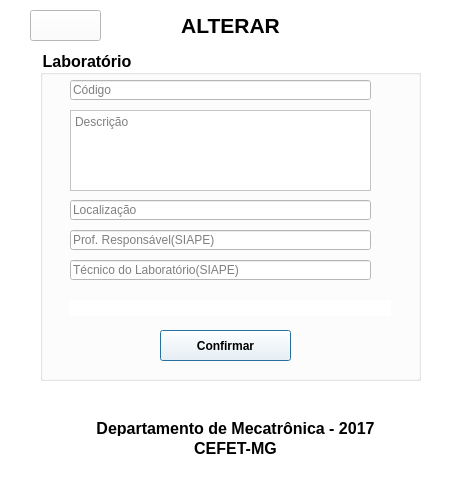
<?xml version="1.0" encoding="UTF-8"?>
<ui version="4.0">
 <class>AlterarLab</class>
 <widget class="QDialog" name="AlterarLab">
  <property name="geometry">
   <rect>
    <x>0</x>
    <y>0</y>
    <width>470</width>
    <height>493</height>
   </rect>
  </property>
  <property name="windowTitle">
   <string>Dialog</string>
  </property>
  <property name="styleSheet">
   <string notr="true">background-color: rgb(255, 255, 255);</string>
  </property>
  <widget class="QGroupBox" name="groupBox">
   <property name="geometry">
    <rect>
     <x>40</x>
     <y>50</y>
     <width>381</width>
     <height>331</height>
    </rect>
   </property>
   <property name="font">
    <font>
     <pointsize>12</pointsize>
     <weight>75</weight>
     <bold>true</bold>
    </font>
   </property>
   <property name="title">
    <string>Laboratório</string>
   </property>
   <widget class="QLineEdit" name="setCodigo">
    <property name="geometry">
     <rect>
      <x>30</x>
      <y>30</y>
      <width>301</width>
      <height>20</height>
     </rect>
    </property>
    <property name="placeholderText">
     <string>Código</string>
    </property>
   </widget>
   <widget class="QTextEdit" name="setDescricao">
    <property name="geometry">
     <rect>
      <x>30</x>
      <y>60</y>
      <width>301</width>
      <height>81</height>
     </rect>
    </property>
    <property name="placeholderText">
     <string>Descrição</string>
    </property>
   </widget>
   <widget class="QLineEdit" name="setProfessor">
    <property name="geometry">
     <rect>
      <x>30</x>
      <y>180</y>
      <width>301</width>
      <height>20</height>
     </rect>
    </property>
    <property name="placeholderText">
     <string>Prof. Responsável(SIAPE)</string>
    </property>
   </widget>
   <widget class="QLineEdit" name="setTecnico">
    <property name="geometry">
     <rect>
      <x>30</x>
      <y>210</y>
      <width>301</width>
      <height>20</height>
     </rect>
    </property>
    <property name="placeholderText">
     <string>Técnico do Laboratório(SIAPE)</string>
    </property>
   </widget>
   <widget class="QPushButton" name="btn_alterar">
    <property name="geometry">
     <rect>
      <x>120</x>
      <y>280</y>
      <width>131</width>
      <height>31</height>
     </rect>
    </property>
    <property name="font">
     <font>
      <weight>75</weight>
      <bold>true</bold>
     </font>
    </property>
    <property name="text">
     <string>Confirmar</string>
    </property>
   </widget>
   <widget class="QLineEdit" name="setLocalizacao">
    <property name="geometry">
     <rect>
      <x>30</x>
      <y>150</y>
      <width>301</width>
      <height>20</height>
     </rect>
    </property>
    <property name="placeholderText">
     <string>Localização</string>
    </property>
   </widget>
   <widget class="QLabel" name="fail">
    <property name="geometry">
     <rect>
      <x>30</x>
      <y>250</y>
      <width>321</width>
      <height>16</height>
     </rect>
    </property>
    <property name="font">
     <font>
      <pointsize>9</pointsize>
     </font>
    </property>
    <property name="styleSheet">
     <string notr="true"/>
    </property>
    <property name="text">
     <string/>
    </property>
   </widget>
  </widget>
  <widget class="QLabel" name="label">
   <property name="geometry">
    <rect>
     <x>0</x>
     <y>10</y>
     <width>461</width>
     <height>31</height>
    </rect>
   </property>
   <property name="font">
    <font>
     <pointsize>16</pointsize>
     <weight>75</weight>
     <bold>true</bold>
    </font>
   </property>
   <property name="text">
    <string>ALTERAR</string>
   </property>
   <property name="alignment">
    <set>Qt::AlignCenter</set>
   </property>
  </widget>
  <widget class="QLabel" name="label_4">
   <property name="geometry">
    <rect>
     <x>0</x>
     <y>440</y>
     <width>471</width>
     <height>16</height>
    </rect>
   </property>
   <property name="font">
    <font>
     <pointsize>12</pointsize>
     <weight>75</weight>
     <bold>true</bold>
    </font>
   </property>
   <property name="text">
    <string>CEFET-MG</string>
   </property>
   <property name="alignment">
    <set>Qt::AlignCenter</set>
   </property>
  </widget>
  <widget class="QLabel" name="label_3">
   <property name="geometry">
    <rect>
     <x>0</x>
     <y>420</y>
     <width>471</width>
     <height>16</height>
    </rect>
   </property>
   <property name="font">
    <font>
     <pointsize>12</pointsize>
     <weight>75</weight>
     <bold>true</bold>
    </font>
   </property>
   <property name="text">
    <string>Departamento de Mecatrônica - 2017</string>
   </property>
   <property name="alignment">
    <set>Qt::AlignCenter</set>
   </property>
  </widget>
  <widget class="QPushButton" name="pushButton_4">
   <property name="geometry">
    <rect>
     <x>30</x>
     <y>10</y>
     <width>71</width>
     <height>31</height>
    </rect>
   </property>
   <property name="minimumSize">
    <size>
     <width>61</width>
     <height>31</height>
    </size>
   </property>
   <property name="maximumSize">
    <size>
     <width>100</width>
     <height>100</height>
    </size>
   </property>
   <property name="styleSheet">
    <string notr="true">background-image: url(:/img/img/voltar.png);</string>
   </property>
   <property name="text">
    <string/>
   </property>
  </widget>
 </widget>
 <resources/>
 <connections>
  <connection>
   <sender>pushButton_4</sender>
   <signal>clicked()</signal>
   <receiver>AlterarLab</receiver>
   <slot>close()</slot>
   <hints>
    <hint type="sourcelabel">
     <x>45</x>
     <y>15</y>
    </hint>
    <hint type="destinationlabel">
     <x>12</x>
     <y>76</y>
    </hint>
   </hints>
  </connection>
 </connections>
</ui>
